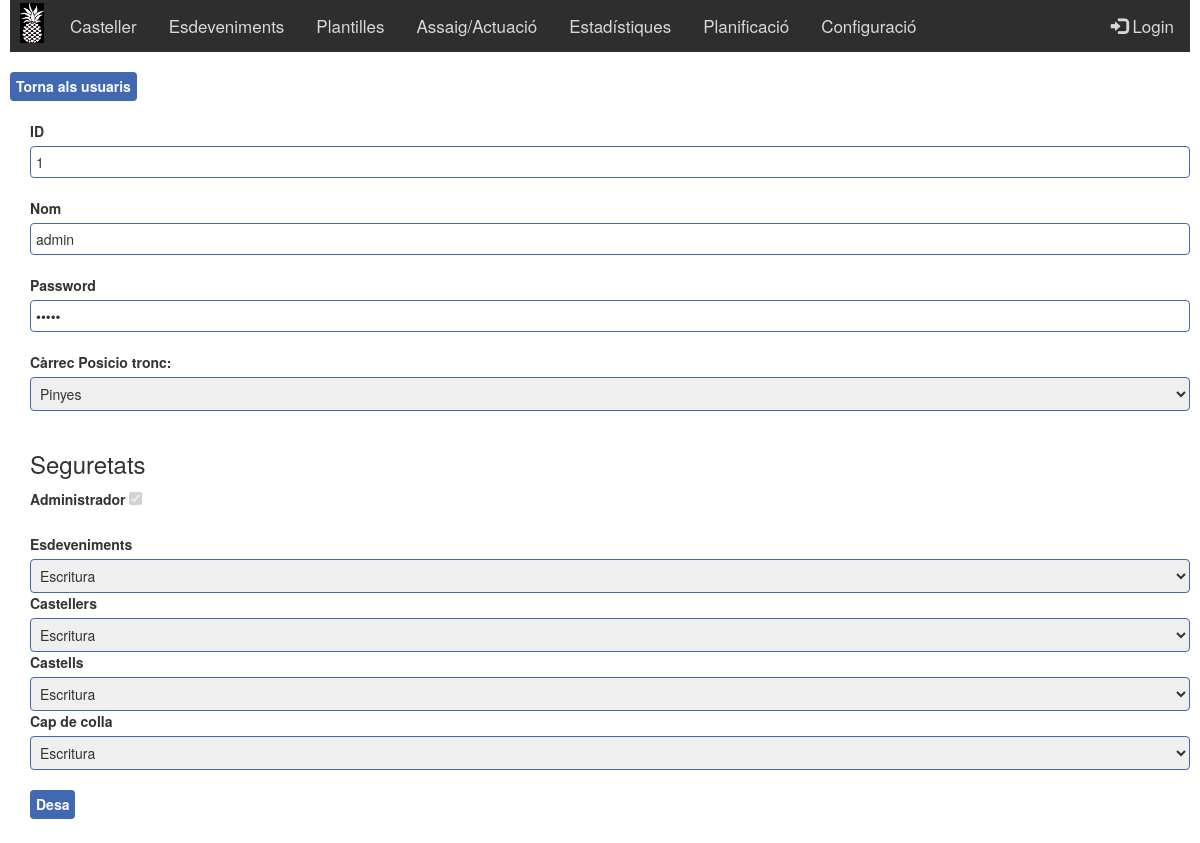
The app's page /Usuari_Fitxa.php?id=1 (signed in) with its own data.
### tables this page shows
CREATE TABLE IF NOT EXISTS `USUARIS` (
  `idusuari` int(11) NOT NULL AUTO_INCREMENT,
  `nom` varchar(20) NOT NULL,
  `password` varchar(10) NOT NULL,
  `Seguretat` int(11) NOT NULL DEFAULT '0',
  `CARREC` int(11) NOT NULL,
  `SEGADMIN` int(11) DEFAULT NULL,
  `SEGCASTELLER` int(11) DEFAULT NULL,
  `SEGBOSS` int(11) DEFAULT NULL,
  `SEGCASTELL` int(11) DEFAULT NULL,
  `SEGEVENT` int(11) DEFAULT NULL,
  PRIMARY KEY (`idusuari`)
);

### Usuari_Fitxa.php (the view, shortened to what this page needs)
<html>
<head>
</head>
<?php include "$_SERVER[DOCUMENT_ROOT]/pinyator/Style.php";?>
<body class="popup">
<?php $menu=6; include "$_SERVER[DOCUMENT_ROOT]/pinyator/Menu.php";
	include "$_SERVER[DOCUMENT_ROOT]/pinyator/Connexio.php";
	$id = 0;
	if (!empty($_GET['id']))
	{
		$id = intval($_GET['id']);
	}
	$password = "";
	$nom = "";
	$carrec = "";
	$esadmin = 0;
	$segcasteller = 0;
	$segcastell = 0;
	$segboss = 0;
	$segevent = 0;
	$count = 0;
	$checked="";
	$disabled="";
	if ($id > 0)
	{
		$sql="SELECT NOM, PASSWORD, CARREC,
		SEGADMIN, SEGCASTELLER, SEGEVENT, SEGCASTELL, SEGBOSS
		FROM USUARIS
		WHERE IDUSUARI = ".$id;
		$result = mysqli_query($conn, $sql);
		if (mysqli_num_rows($result) > 0)
		{
			while($row = mysqli_fetch_assoc($result))
			{
				$nom = $row["NOM"];
				$password = $row["PASSWORD"];
				$carrec = $row["CARREC"];
				$esadmin = $row["SEGADMIN"];
				$segcasteller = $row["SEGCASTELLER"];
				$segevent = $row["SEGEVENT"];
				$segcastell = $row["SEGCASTELL"];
				$segboss = $row["SEGBOSS"];
			}
		}
		else if (mysqli_error($conn) != "")
		{
			echo "Error: " . $sql . "<br>" . mysqli_error($conn);
		}
		$sql="SELECT COUNT(*) AS NUM
		FROM USUARIS
		WHERE SEGADMIN > 0";
		$result = mysqli_query($conn, $sql);
		if (mysqli_num_rows($result) > 0)
		{
			while($row = mysqli_fetch_assoc($result))
			{
				$count = $row["NUM"];
			}
		}
		else if (mysqli_error($conn) != "")
		{
			echo "Error: " . $sql . "<br>" . mysqli_error($conn);
		}
		if ($esadmin > 0)
		{
			$checked=" checked ";
			if ($count<2)
				$disabled=" disabled";
		}
	}
?>
<table class="butons">
	<tr>
		<th><a href="Usuari.php" class="boto" >Torna als usuaris</a></th>
	</tr>
</table>
<br>
<form method='post' action='Usuari_Desa.php'>
	<div class="form_group">
		<label>ID</label>
		<input type="text" class="form_edit" name="id" value="<?php echo $id ?>" readonly>
		<br><br>
		<label>Nom</label>
		<input type="text" class="form_edit" name="nom" value="<?php echo $nom ?>" autofocus required>
		<br><br>
		<label>Password</label>
		<input type="password" class="form_edit" name="password" value="<?php echo $password ?>" required>
		<br><br>
		<label>Càrrec</label>
		<label for="sel1">Posicio tronc:</label>
		<select class="form_edit" name="carrec">
		<option value=1 <?php if($carrec==1) echo "selected";?>>Pinyes</option>
		</select>
		<br><br>
		<h3>Seguretats</h3>
		<label>Administrador</label>
		<input type="checkbox" name="esadmin" value="1" <?php echo $checked; echo $disabled;?>>
		<br><br>
		<label for="sel1">Esdeveniments</label>
		<select class="form_edit" name="segevent">
		<option value=2 <?php if($segevent==2) echo "selected";?>>Escritura</option>
		</select>
		<br>
		<label for="sel1">Castellers</label>
		<select class="form_edit" name="segcasteller">
		<option value=2 <?php if($segcasteller==2) echo "selected";?>>Escritura</option>
		</select>
		<br>
		<label for="sel1">Castells</label>
		<select class="form_edit" name="segcastell">
		<option value=2 <?php if($segcastell==2) echo "selected";?>>Escritura</option>
		</select>
		<br>
		<label for="sel1">Cap de colla</label>
		<select class="form_edit" name="segboss">
		<option value=2 <?php if($segboss==2) echo "selected";?>>Escritura</option>
		</select>
		<br><br>
		<button type="Submit" class="boto">Desa</button>
	</div>
	</form>
</body>
</html>

### Style_Custom.css (style rules this page uses)
table.butons { border: 0px; width: 80%; }
.boto { display: inline-block; padding: 2px 6px; font-size: 14px; line-height: 1.8; -webkit-appearance: none; -moz-appearance: none; appearance: none; -webkit-box-shadow: none; -moz-box-shadow: none; box-shadow: none; -webkit-border-radius: 0; -moz-border-radius: 0; border-radius: 4px; color: #FFF; background-color: #4069B2; border-color:#1D51B2; border: none; text-align: center; white-space: nowrap; vertical-align: middle; cursor: pointer; background-image: none; font-weight: bold; }
div.form_group { padding-left: 20px; padding-bottom: 10px; }
.form_edit { border: 1px solid #4069B2; border-radius: 4px; width:100%; padding: 5px; }
.popup { -webkit-user-select: none; -moz-user-select: none; -ms-user-select: none; user-select: none; }

### records on screen
usuaris: nom "admin", carrec "Pinyes", segevent "Escritura", segcasteller "Escritura", segcastell "Escritura", segboss "Escritura"
